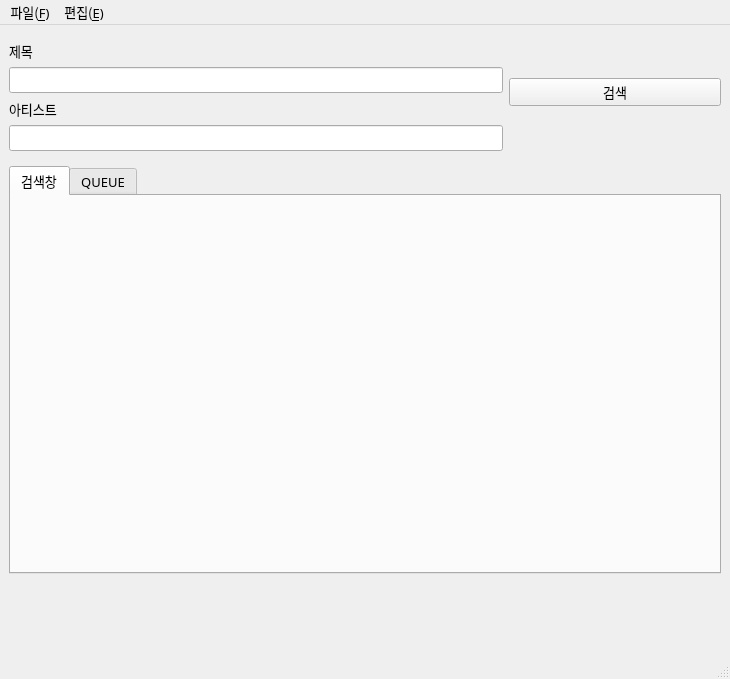
<?xml version="1.0" encoding="UTF-8"?>
<ui version="4.0">
 <class>MainWindow</class>
 <widget class="QMainWindow" name="MainWindow">
  <property name="geometry">
   <rect>
    <x>0</x>
    <y>0</y>
    <width>730</width>
    <height>679</height>
   </rect>
  </property>
  <property name="font">
   <font>
    <family>나눔바른고딕</family>
    <pointsize>10</pointsize>
    <weight>50</weight>
    <italic>false</italic>
    <bold>false</bold>
   </font>
  </property>
  <property name="windowTitle">
   <string>MainWindow</string>
  </property>
  <property name="styleSheet">
   <string notr="true">font: 10pt &quot;나눔바른고딕&quot;;</string>
  </property>
  <widget class="QWidget" name="centralwidget">
   <property name="styleSheet">
    <string notr="true"/>
   </property>
   <layout class="QGridLayout" name="gridLayout" rowstretch="20,70,10" columnstretch="70,30">
    <property name="verticalSpacing">
     <number>15</number>
    </property>
    <item row="0" column="0">
     <layout class="QVBoxLayout" name="verticalLayout_2" stretch="20,30,20,30">
      <item>
       <widget class="QLabel" name="titleLabel">
        <property name="text">
         <string>제목</string>
        </property>
       </widget>
      </item>
      <item>
       <widget class="QLineEdit" name="titleInput"/>
      </item>
      <item>
       <widget class="QLabel" name="artistLabel">
        <property name="styleSheet">
         <string notr="true"/>
        </property>
        <property name="text">
         <string>아티스트</string>
        </property>
       </widget>
      </item>
      <item>
       <widget class="QLineEdit" name="artistInput"/>
      </item>
     </layout>
    </item>
    <item row="1" column="0" colspan="2">
     <widget class="QTabWidget" name="tabWidget">
      <property name="currentIndex">
       <number>0</number>
      </property>
      <property name="elideMode">
       <enum>Qt::ElideNone</enum>
      </property>
      <widget class="QWidget" name="widget">
       <property name="font">
        <font>
         <family>나눔바른고딕</family>
         <pointsize>10</pointsize>
         <weight>50</weight>
         <italic>false</italic>
         <bold>false</bold>
        </font>
       </property>
       <attribute name="title">
        <string>검색창</string>
       </attribute>
      </widget>
      <widget class="QWidget" name="widget_2">
       <property name="autoFillBackground">
        <bool>false</bool>
       </property>
       <attribute name="title">
        <string>QUEUE</string>
       </attribute>
      </widget>
     </widget>
    </item>
    <item row="2" column="0">
     <widget class="QLabel" name="console">
      <property name="sizePolicy">
       <sizepolicy hsizetype="Preferred" vsizetype="Minimum">
        <horstretch>0</horstretch>
        <verstretch>0</verstretch>
       </sizepolicy>
      </property>
      <property name="font">
       <font>
        <family>나눔바른고딕</family>
        <pointsize>10</pointsize>
        <weight>50</weight>
        <italic>false</italic>
        <bold>false</bold>
       </font>
      </property>
      <property name="toolTip">
       <string extracomment="프로그램이 당신에게 보내는 편지입니다. 다정하게 대해주세요 :)"/>
      </property>
      <property name="text">
       <string/>
      </property>
     </widget>
    </item>
    <item row="0" column="1">
     <layout class="QVBoxLayout" name="verticalLayout">
      <property name="spacing">
       <number>8</number>
      </property>
      <item>
       <widget class="QPushButton" name="pushButton">
        <property name="text">
         <string>검색</string>
        </property>
       </widget>
      </item>
     </layout>
    </item>
   </layout>
  </widget>
  <widget class="QMenuBar" name="menubar">
   <property name="geometry">
    <rect>
     <x>0</x>
     <y>0</y>
     <width>730</width>
     <height>21</height>
    </rect>
   </property>
   <widget class="QMenu" name="menu_F">
    <property name="title">
     <string>파일(&amp;F)</string>
    </property>
    <addaction name="saveDatabaseHotkey"/>
   </widget>
   <widget class="QMenu" name="menu_E">
    <property name="title">
     <string>편집(&amp;E)</string>
    </property>
    <addaction name="separator"/>
    <addaction name="separator"/>
    <addaction name="moveFocusHotkey"/>
   </widget>
   <addaction name="menu_F"/>
   <addaction name="menu_E"/>
  </widget>
  <widget class="QStatusBar" name="statusbar"/>
  <action name="saveDatabaseHotkey">
   <property name="text">
    <string>데이터베이스에 저장</string>
   </property>
   <property name="toolTip">
    <string>데이터가 저장된 데이터베이스에 지금껏 변경한 데이터를 저장합니다</string>
   </property>
   <property name="shortcut">
    <string>Ctrl+S</string>
   </property>
  </action>
  <action name="moveFocusHotkey">
   <property name="text">
    <string>포커스 검색창으로 옮기기</string>
   </property>
   <property name="shortcut">
    <string>Ctrl+Q</string>
   </property>
  </action>
 </widget>
 <resources/>
 <connections>
  <connection>
   <sender>pushButton</sender>
   <signal>clicked()</signal>
   <receiver>MainWindow</receiver>
   <slot>getDataFromApiBtnPressed()</slot>
   <hints>
    <hint type="sourcelabel">
     <x>719</x>
     <y>99</y>
    </hint>
    <hint type="destinationlabel">
     <x>571</x>
     <y>195</y>
    </hint>
   </hints>
  </connection>
  <connection>
   <sender>titleInput</sender>
   <signal>returnPressed()</signal>
   <receiver>pushButton</receiver>
   <slot>click()</slot>
   <hints>
    <hint type="sourcelabel">
     <x>382</x>
     <y>85</y>
    </hint>
    <hint type="destinationlabel">
     <x>572</x>
     <y>92</y>
    </hint>
   </hints>
  </connection>
  <connection>
   <sender>artistInput</sender>
   <signal>returnPressed()</signal>
   <receiver>pushButton</receiver>
   <slot>click()</slot>
   <hints>
    <hint type="sourcelabel">
     <x>421</x>
     <y>141</y>
    </hint>
    <hint type="destinationlabel">
     <x>621</x>
     <y>87</y>
    </hint>
   </hints>
  </connection>
 </connections>
 <slots>
  <slot>inquireDataBtnPressed()</slot>
  <slot>insertDataBtnPressed()</slot>
  <slot>deleteDataBtnPressed()</slot>
  <slot>updateDataBtnPressed()</slot>
  <slot>getDataFromApiBtnPressed()</slot>
 </slots>
</ui>
